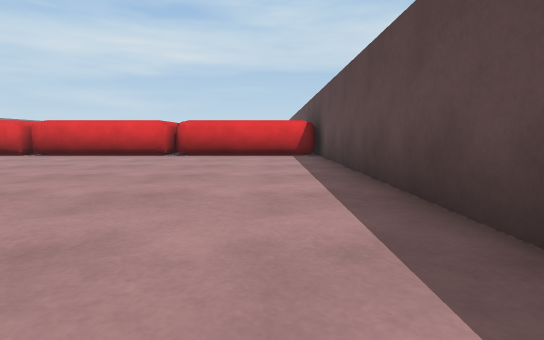
View 1 (above)

17 first-person views from a walk through a scene from a Unity 3-D project. The camera is 0.51 m above the floor, tilts 6° down and sees 80° across. The floor is counted in squares, 1 m on a side. Each view is taken from the middle of a square. On the plan, view 1 faces up. The plan holds only what a view shows up to about 9 squares ahead; the rest is blank. The place goes on beyond the plan.

View 2
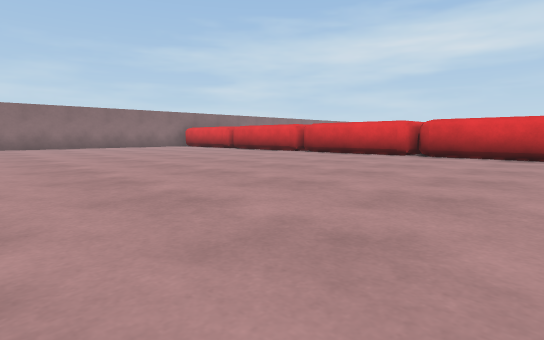

View 3
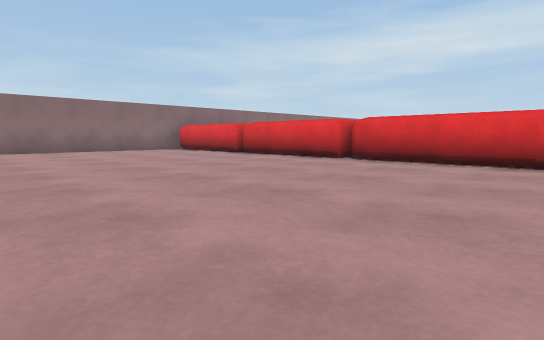

View 4
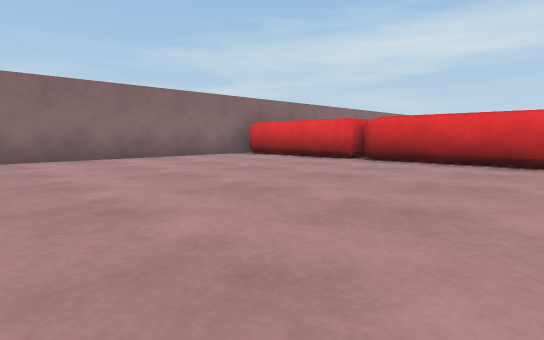

View 5
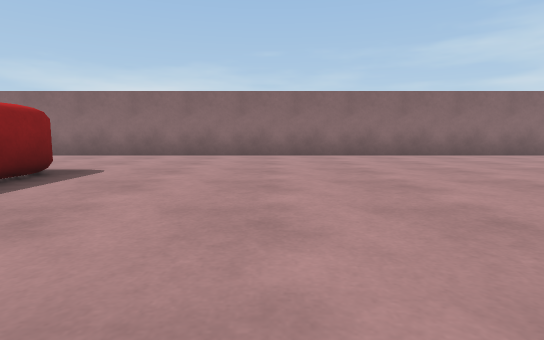

View 6
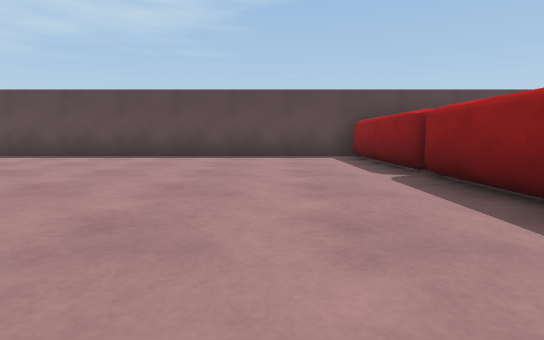

View 7
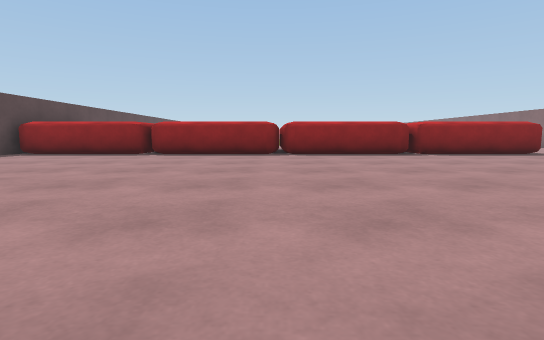

View 8
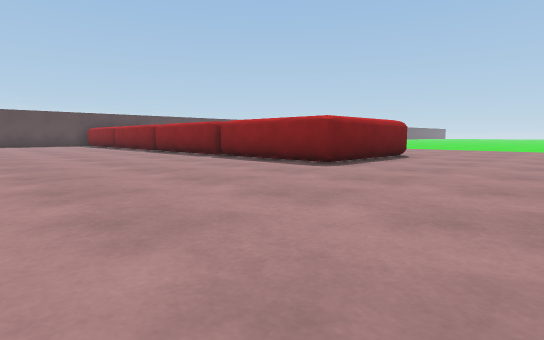

View 9
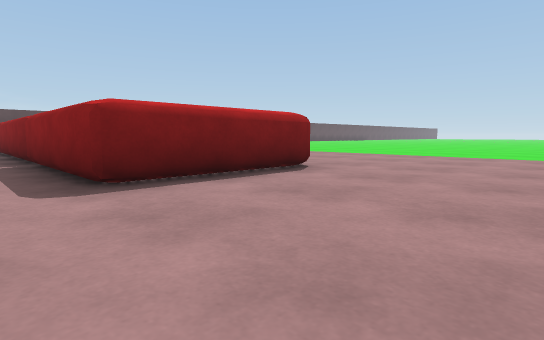

View 10
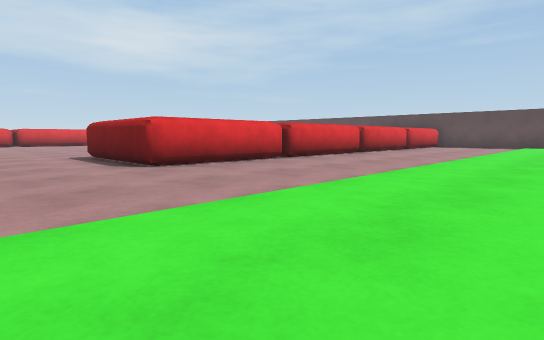

View 11
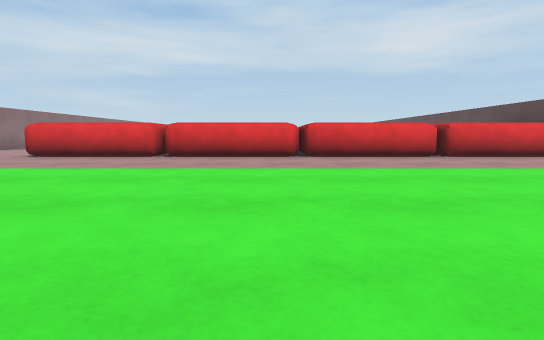

View 12
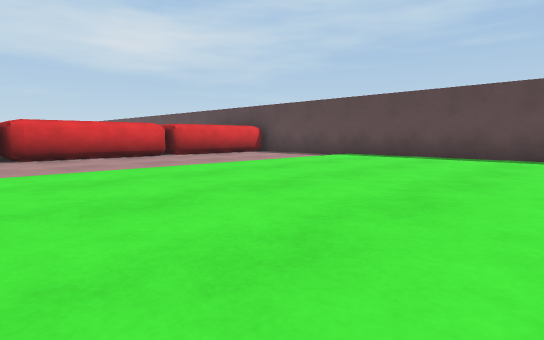

View 13
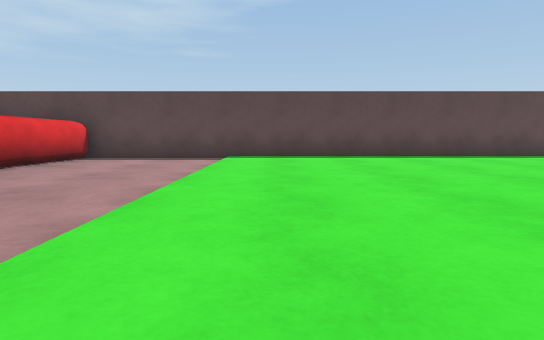

View 14
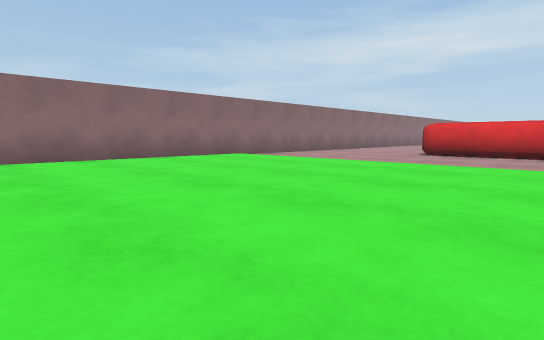

View 15
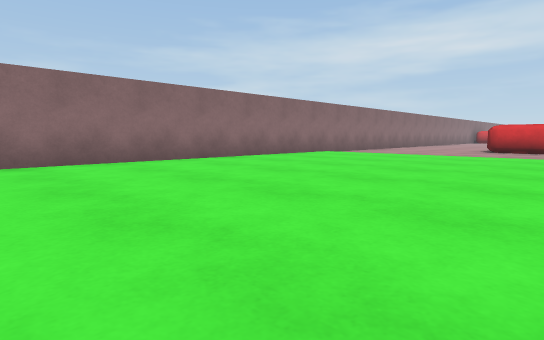

View 16
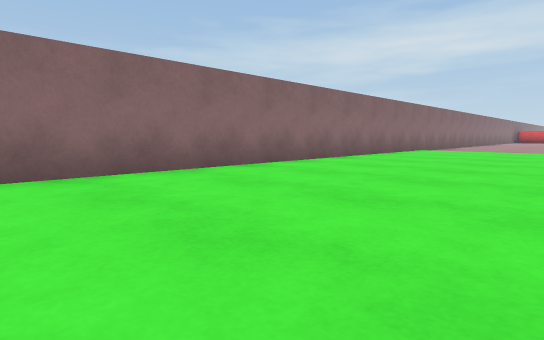

View 17
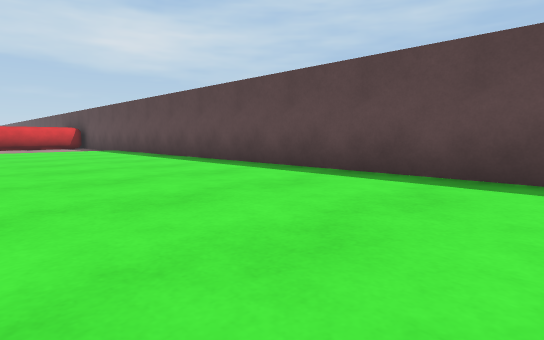

### Floor plan
Points are (right, up) in squares from view 1. A wall is a line through its corners. A room is listed if a view was taken in it or the views show most of it. See-through windows are left out.
Room 1 (views 1, 2, 3, 4, 5, 6, 7, 8, 9)
walls: (-9.6, -2.9) (-6.6, -2.9); (-5.9, -2.9) (-2.9, -2.9); (-10.2, 8.1) (-13.2, 8.1); (-13.4, -2.9) (-10.2, -2.9); (-6.3, 9) (-6.3, 8.1) (-9.6, 8.1); (-14, 8.1) (-16.8, 8.1); (-2.2, -2.9) (0.9, -2.9); (-2.9, 8.1) (-5.9, 8.1); (-13.6, -6.2) (-13.6, -3.2); (-17.5, 7.4) (-17.5, -5.9); (1.2, -3.1) (1.2, 9.1); (0.9, 8.1) (-2.2, 8.1)
ways out: opening at (-15.5, -6.8) to room 2
Room 2 (views 10, 11, 12, 13, 14, 15, 16, 17)
walls: (-6.5, -6.6) (-9.6, -6.6); (-10.2, -6.6) (-13.2, -6.6); (-2.9, -6.6) (-5.9, -6.6); (-17.5, -10.6) (-17.5, -21.6); (1.2, -21.8) (1.2, -6.2); (0.9, -6.6) (-2.2, -6.6)
ways out: opening at (-15.5, -6.8) to room 1

Positions as (right, up) in squares from view 1, and headings:
1: (0, 0), facing up
2: (-3, 0), facing up-left
3: (-6, 2), facing up-left
4: (-10, 2), facing up-left
5: (-9, 0), facing left
6: (-7, -1), facing right
7: (-6, 6), facing down
8: (-17, 2), facing down-right
9: (-17, -2), facing down-right
10: (-16, -12), facing up-right
11: (-7, -15), facing up
12: (-7, -15), facing up-right
13: (-7, -11), facing right
14: (-10, -16), facing up-left
15: (-11, -19), facing up-left
16: (-13, -22), facing up-left
17: (-3, -22), facing up-right
